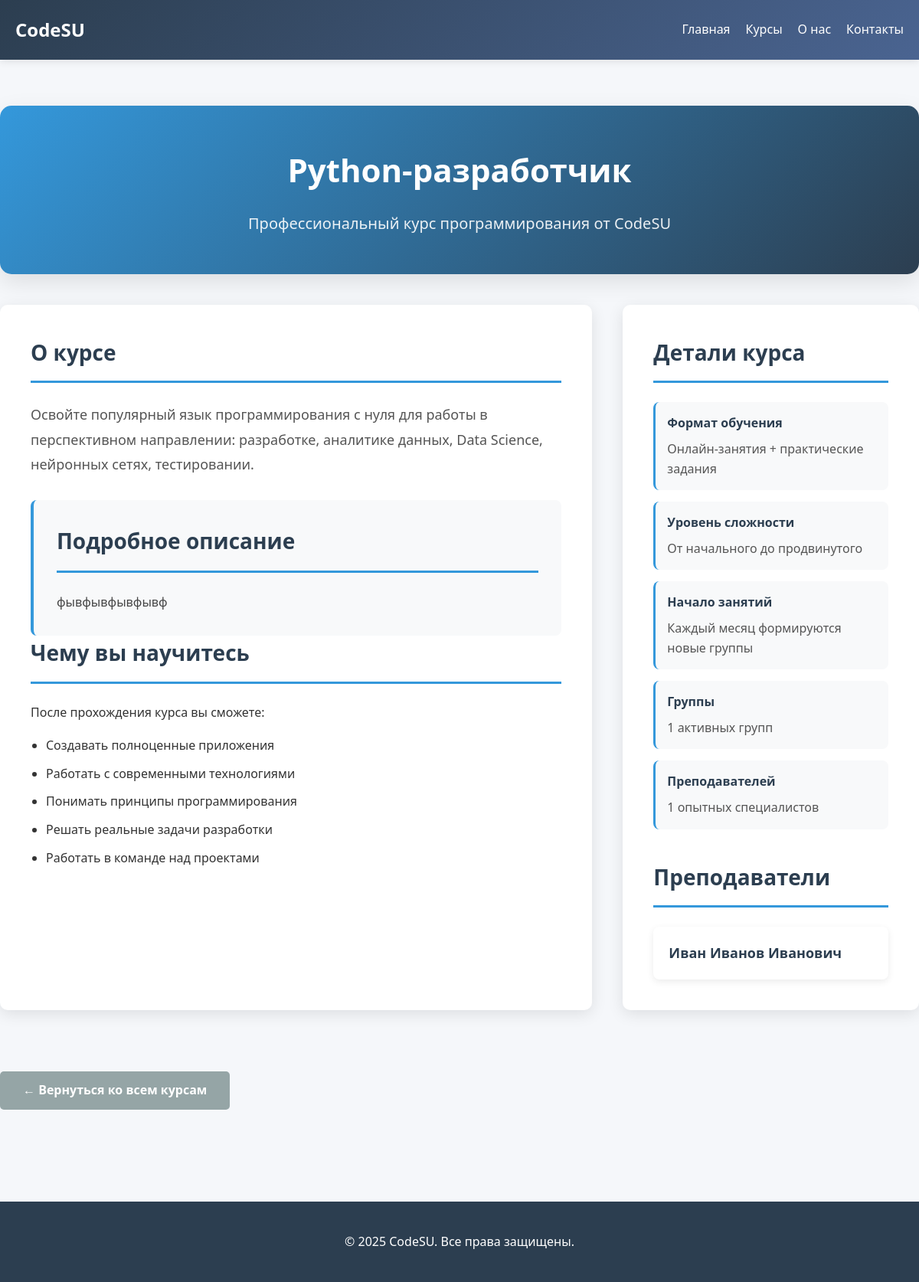
Before: /course/1/ with the older database file.
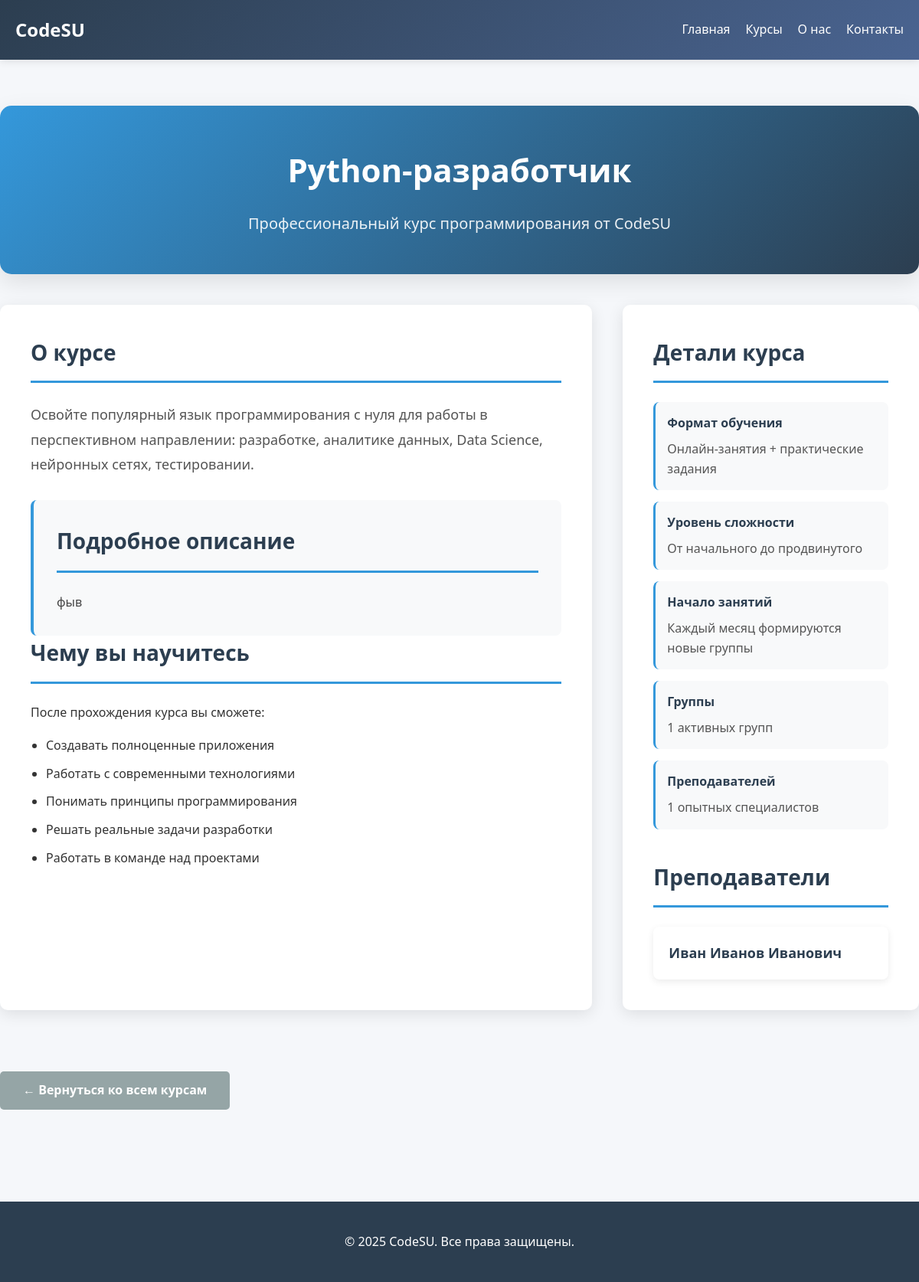
After: the same page with the newer database file.
### courseapp/models.py (models this page shows, shortened)
class Courses(models.Model):
    name = models.CharField("Название", max_length=100, unique=True)
    group = models.ManyToManyField(Group)
    teachers = models.ManyToManyField(Teachers)
    Description = models.TextField("Описание")
    Detailed_description = models.TextField("Подробное описание")
    class Meta:
        verbose_name = "Курс"
        verbose_name_plural = "Курсы"

class Teachers(models.Model):
    name = models.CharField("Имя", max_length=50, default="")
    surname = models.CharField("Фамилия", max_length=50, default="")
    surname2 = models.CharField("Отчество", max_length=50, default="")
    birthday = models.DateField("Дата рождения")
    gender = models.CharField("Пол")
    phone_number = models.CharField("Номер телефона", max_length=11)
    class Meta:
        verbose_name = "Преподаватель"
        verbose_name_plural = "Преподаватели"
        ordering = ["surname","name", "surname2"]

### courseapp/views.py (the view)
# urls.py: path('course/<int:course_id>/', views.course_detail, name='course_detail'),
def course_detail(request, course_id):
    course = get_object_or_404(Courses, id=course_id)
    return render(request, 'course_detail.html', {'course': course})

### courseapp/templates/course_detail.html (shortened to what this page needs)
<!DOCTYPE html>
<html lang="ru">
<head>
</head>
<body>
    <header class="site-header">
        <div class="container header-content">
            <h1 class="logo">
                <a href="{% url 'home' %}" style="color: white; text-decoration: none;">CodeSU</a>
            </h1>
            <nav>
                <ul>
                    <li><a href="{% url 'home' %}">Главная</a></li>
                    <li><a href="{% url 'home' %}#courses">Курсы</a></li>
                    <li><a href="{% url 'home' %}#about">О нас</a></li>
                    <li><a href="{% url 'home' %}#contact">Контакты</a></li>
                </ul>
            </nav>
        </div>
    </header>
    <main class="course-detail container">
        <article>
            <header class="course-header">
                <h1>{{ course.name }}</h1>
                <p class="subtitle">Профессиональный курс программирования от CodeSU</p>
            </header>
            <div class="course-content">
                <section class="main-info">
                    <h2 class="section-title">О курсе</h2>
                    <div class="description">
                        <p>{{ course.Description }}</p>
                    </div>
                    <section class="detailed-description">
                        <h2 class="section-title">Подробное описание</h2>
                        <p>{{ course.Detailed_description }}</p>
                    </section>
                    <section class="learning-outcomes">
                        <h2 class="section-title">Чему вы научитесь</h2>
                        <p>После прохождения курса вы сможете:</p>
                        <ul>
                            <li>Создавать полноценные приложения</li>
                            <li>Работать с современными технологиями</li>
                            <li>Понимать принципы программирования</li>
                            <li>Решать реальные задачи разработки</li>
                            <li>Работать в команде над проектами</li>
                        </ul>
                    </section>
                </section>
                <aside class="course-details">
                    <h2 class="section-title">Детали курса</h2>
                    <dl class="course-meta">
                        <div class="info-item">
                            <dt class="info-label">Формат обучения</dt>
                            <dd class="info-value">Онлайн-занятия + практические задания</dd>
                        </div>
                        <div class="info-item">
                            <dt class="info-label">Уровень сложности</dt>
                            <dd class="info-value">От начального до продвинутого</dd>
                        </div>
                        <div class="info-item">
                            <dt class="info-label">Начало занятий</dt>
                            <dd class="info-value">Каждый месяц формируются новые группы</dd>
                        </div>
                        <div class="info-item">
                            <dt class="info-label">Группы</dt>
                            <dd class="info-value">{{ course.group.count }} активных групп</dd>
                        </div>
                        <div class="info-item">
                            <dt class="info-label">Преподавателей</dt>
                            <dd class="info-value">{{ course.teachers.all.count }} опытных специалистов</dd>
                        </div>
                    </dl>
                    {% if course.teachers.all %}
                    <section class="teachers-section">
                        <h3 class="section-title">Преподаватели</h3>
                        <ul class="teachers-list">
                            {% for teacher in course.teachers.all %}
                            <li class="teacher-card">
                                <h4 class="teacher-name">{{ teacher.name }} {{ teacher.surname }} {{ teacher.surname2 }}</h4>
                            </li>
                            {% endfor %}
                        </ul>
                    </section>
                    {% endif %}
                </aside>
            </div>
            <footer>
                <a href="{% url 'home' %}" class="btn btn-back">← Вернуться ко всем курсам</a>
            </footer>
        </article>
    </main>
    <footer class="site-footer">
        <p>&copy; 2025 CodeSU. Все права защищены.</p>
    </footer>
</body>
</html>

### courseapp/templates/course_detail.html (style rules this page uses)
* { margin: 0; padding: 0; box-sizing: border-box; font-family: 'Segoe UI', Tahoma, Geneva, Verdana, sans-serif; }
body { background-color: #f5f7fa; color: #333; line-height: 1.6; }
.container { max-width: 1200px; margin: 0 auto; padding: 0 20px; }
header.site-header { background: linear-gradient(135deg, #2c3e50, #4a6491); color: white; padding: 20px 0; box-shadow: 0 2px 10px rgba(0,0,0,0.1); }
.header-content { display: flex; justify-content: space-between; align-items: center; }
.logo { font-size: 24px; font-weight: bold; }
nav ul { display: flex; list-style: none; gap: 20px; }
nav a { color: white; text-decoration: none; transition: color 0.3s; }
.btn { display: inline-block; background-color: #3498db; color: white; padding: 12px 30px; border-radius: 5px; text-decoration: none; font-weight: bold; transition: background-color 0.3s; }
.btn-back { background-color: #95a5a6; margin-top: 30px; }
main.course-detail { padding: 60px 0; }
header.course-header { background: linear-gradient(135deg, #3498db, #2c3e50); color: white; padding: 50px; border-radius: 15px; margin-bottom: 40px; text-align: center; box-shadow: 0 10px 30px rgba(0,0,0,0.1); }
header.course-header h1 { font-size: 42px; margin-bottom: 20px; }
header.course-header .subtitle { font-size: 20px; opacity: 0.9; }
.course-content { display: grid; grid-template-columns: 2fr 1fr; gap: 40px; margin-bottom: 50px; }
section.main-info, aside.course-details { background: white; padding: 40px; border-radius: 10px; box-shadow: 0 5px 20px rgba(0,0,0,0.1); }
.section-title { font-size: 28px; margin-bottom: 25px; color: #2c3e50; padding-bottom: 15px; border-bottom: 3px solid #3498db; }
.description p { font-size: 18px; line-height: 1.8; margin-bottom: 30px; color: #555; }
.detailed-description { background: #f8f9fa; padding: 30px; border-radius: 8px; border-left: 4px solid #3498db; margin-top: 20px; font-size: 16px; line-height: 1.7; color: #444; }
.learning-outcomes ul { margin-left: 20px; margin-top: 15px; line-height: 1.8; }
.learning-outcomes li { margin-bottom: 8px; }
dl.course-meta { display: grid; gap: 15px; }
.info-item { padding: 15px; background: #f8f9fa; border-radius: 8px; border-left: 3px solid #3498db; }
dt.info-label { font-weight: bold; color: #2c3e50; margin-bottom: 8px; font-size: 16px; }
dd.info-value { color: #555; font-size: 16px; margin-left: 0; }
section.teachers-section { margin-top: 40px; }
ul.teachers-list { display: grid; gap: 20px; margin-top: 20px; list-style: none; }
li.teacher-card { background: white; padding: 20px; border-radius: 8px; box-shadow: 0 3px 10px rgba(0,0,0,0.08); transition: transform 0.3s; }
.teacher-name { margin: 0; color: #2c3e50; font-size: 18px; }
footer.site-footer { background-color: #2c3e50; color: white; padding: 40px 0; text-align: center; margin-top: 60px; }

Changed rows visible on the page:
changed Courses "Python-разработчик": Detailed_description "фывфывфывфывф" → "фыв"
